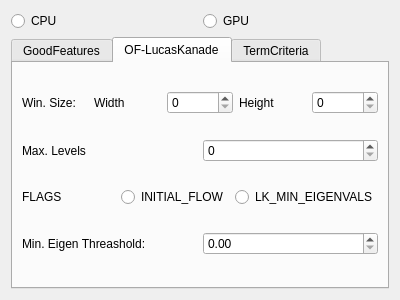
<?xml version="1.0" encoding="UTF-8"?>
<ui version="4.0">
 <class>OpticalFlowWidget</class>
 <widget class="QWidget" name="OpticalFlowWidget">
  <property name="geometry">
   <rect>
    <x>0</x>
    <y>0</y>
    <width>400</width>
    <height>300</height>
   </rect>
  </property>
  <property name="windowTitle">
   <string>Form</string>
  </property>
  <layout class="QGridLayout" name="gridLayout">
   <item row="0" column="0">
    <layout class="QVBoxLayout" name="verticalLayout">
     <item>
      <layout class="QHBoxLayout" name="horizontalLayout">
       <item>
        <widget class="QRadioButton" name="cpuRadioButton">
         <property name="text">
          <string>CPU</string>
         </property>
        </widget>
       </item>
       <item>
        <widget class="QRadioButton" name="gpuRadioButton">
         <property name="text">
          <string>GPU</string>
         </property>
        </widget>
       </item>
      </layout>
     </item>
    </layout>
   </item>
   <item row="1" column="0">
    <widget class="QTabWidget" name="tabWidget">
     <property name="currentIndex">
      <number>1</number>
     </property>
     <widget class="QWidget" name="goodFeaturesTab">
      <property name="sizePolicy">
       <sizepolicy hsizetype="Expanding" vsizetype="Expanding">
        <horstretch>0</horstretch>
        <verstretch>0</verstretch>
       </sizepolicy>
      </property>
      <attribute name="title">
       <string>GoodFeatures</string>
      </attribute>
      <layout class="QGridLayout" name="gridLayout_2">
       <item row="0" column="0">
        <layout class="QVBoxLayout" name="verticalLayout_2">
         <property name="sizeConstraint">
          <enum>QLayout::SetFixedSize</enum>
         </property>
         <item>
          <layout class="QHBoxLayout" name="horizontalLayout_2">
           <item>
            <widget class="QLabel" name="label">
             <property name="text">
              <string>Max. Corners</string>
             </property>
            </widget>
           </item>
           <item>
            <widget class="QSpinBox" name="maxCornerSpinBox">
             <property name="minimum">
              <number>1</number>
             </property>
             <property name="maximum">
              <number>1000</number>
             </property>
            </widget>
           </item>
          </layout>
         </item>
         <item>
          <layout class="QHBoxLayout" name="horizontalLayout_3">
           <item>
            <widget class="QLabel" name="label_2">
             <property name="text">
              <string>Min. Distance</string>
             </property>
            </widget>
           </item>
           <item>
            <widget class="QDoubleSpinBox" name="minDistSpinBox">
             <property name="minimum">
              <double>0.010000000000000</double>
             </property>
             <property name="singleStep">
              <double>0.010000000000000</double>
             </property>
            </widget>
           </item>
          </layout>
         </item>
         <item>
          <layout class="QHBoxLayout" name="horizontalLayout_4">
           <item>
            <widget class="QLabel" name="label_3">
             <property name="text">
              <string>Block Size</string>
             </property>
            </widget>
           </item>
           <item>
            <widget class="QSpinBox" name="blockSizeSpinBox">
             <property name="minimum">
              <number>1</number>
             </property>
             <property name="maximum">
              <number>10</number>
             </property>
            </widget>
           </item>
          </layout>
         </item>
         <item>
          <layout class="QHBoxLayout" name="horizontalLayout_5">
           <item>
            <widget class="QLabel" name="label_4">
             <property name="text">
              <string>Harris Detector</string>
             </property>
            </widget>
           </item>
           <item>
            <widget class="QCheckBox" name="harrisCheckBox">
             <property name="text">
              <string>ON</string>
             </property>
            </widget>
           </item>
           <item>
            <widget class="QLabel" name="label_5">
             <property name="text">
              <string>K</string>
             </property>
            </widget>
           </item>
           <item>
            <widget class="QDoubleSpinBox" name="kFactorSpinBox">
             <property name="minimum">
              <double>0.010000000000000</double>
             </property>
             <property name="maximum">
              <double>1.000000000000000</double>
             </property>
             <property name="singleStep">
              <double>0.010000000000000</double>
             </property>
            </widget>
           </item>
          </layout>
         </item>
        </layout>
       </item>
      </layout>
     </widget>
     <widget class="QWidget" name="opticalFlowLukas">
      <property name="sizePolicy">
       <sizepolicy hsizetype="Expanding" vsizetype="Expanding">
        <horstretch>0</horstretch>
        <verstretch>0</verstretch>
       </sizepolicy>
      </property>
      <attribute name="title">
       <string>OF-LucasKanade</string>
      </attribute>
      <layout class="QVBoxLayout" name="verticalLayout_3">
       <item>
        <layout class="QHBoxLayout" name="horizontalLayout_9">
         <item>
          <widget class="QLabel" name="label_8">
           <property name="text">
            <string>Win. Size:</string>
           </property>
          </widget>
         </item>
         <item>
          <widget class="QLabel" name="label_9">
           <property name="text">
            <string>Width</string>
           </property>
          </widget>
         </item>
         <item>
          <widget class="QSpinBox" name="sizeWidthSpinBox"/>
         </item>
         <item>
          <widget class="QLabel" name="label_10">
           <property name="text">
            <string>Height</string>
           </property>
          </widget>
         </item>
         <item>
          <widget class="QSpinBox" name="sizeHeightSpinBox"/>
         </item>
        </layout>
       </item>
       <item>
        <layout class="QHBoxLayout" name="horizontalLayout_10">
         <item>
          <widget class="QLabel" name="label_11">
           <property name="text">
            <string>Max. Levels</string>
           </property>
          </widget>
         </item>
         <item>
          <widget class="QSpinBox" name="maxLevelsSpinBox"/>
         </item>
        </layout>
       </item>
       <item>
        <layout class="QHBoxLayout" name="horizontalLayout_11">
         <item>
          <widget class="QLabel" name="label_12">
           <property name="text">
            <string>FLAGS</string>
           </property>
          </widget>
         </item>
         <item>
          <widget class="QRadioButton" name="initialFlowRadioButton">
           <property name="text">
            <string>INITIAL_FLOW</string>
           </property>
          </widget>
         </item>
         <item>
          <widget class="QRadioButton" name="eigenvalsRadioButton">
           <property name="text">
            <string>LK_MIN_EIGENVALS</string>
           </property>
          </widget>
         </item>
        </layout>
       </item>
       <item>
        <layout class="QHBoxLayout" name="horizontalLayout_12">
         <item>
          <widget class="QLabel" name="label_13">
           <property name="text">
            <string>Min. Eigen Threashold:</string>
           </property>
          </widget>
         </item>
         <item>
          <widget class="QDoubleSpinBox" name="thresholdSpinBox"/>
         </item>
        </layout>
       </item>
      </layout>
     </widget>
     <widget class="QWidget" name="termCritTab">
      <attribute name="title">
       <string>TermCriteria</string>
      </attribute>
      <layout class="QVBoxLayout" name="verticalLayout_4">
       <item>
        <layout class="QHBoxLayout" name="horizontalLayout_6">
         <item>
          <widget class="QRadioButton" name="countRadioButton">
           <property name="text">
            <string>COUNT</string>
           </property>
          </widget>
         </item>
         <item>
          <widget class="QRadioButton" name="epsRadioButton">
           <property name="text">
            <string>EPS</string>
           </property>
          </widget>
         </item>
        </layout>
       </item>
       <item>
        <layout class="QHBoxLayout" name="horizontalLayout_7">
         <item>
          <widget class="QLabel" name="label_6">
           <property name="text">
            <string>Max. Count</string>
           </property>
          </widget>
         </item>
         <item>
          <widget class="QSpinBox" name="maxCountSpinBox"/>
         </item>
        </layout>
       </item>
       <item>
        <layout class="QHBoxLayout" name="horizontalLayout_8">
         <item>
          <widget class="QLabel" name="label_7">
           <property name="text">
            <string>Epsilon</string>
           </property>
          </widget>
         </item>
         <item>
          <widget class="QDoubleSpinBox" name="epsilonSpinBox"/>
         </item>
        </layout>
       </item>
      </layout>
     </widget>
    </widget>
   </item>
  </layout>
 </widget>
 <resources/>
 <connections/>
</ui>
